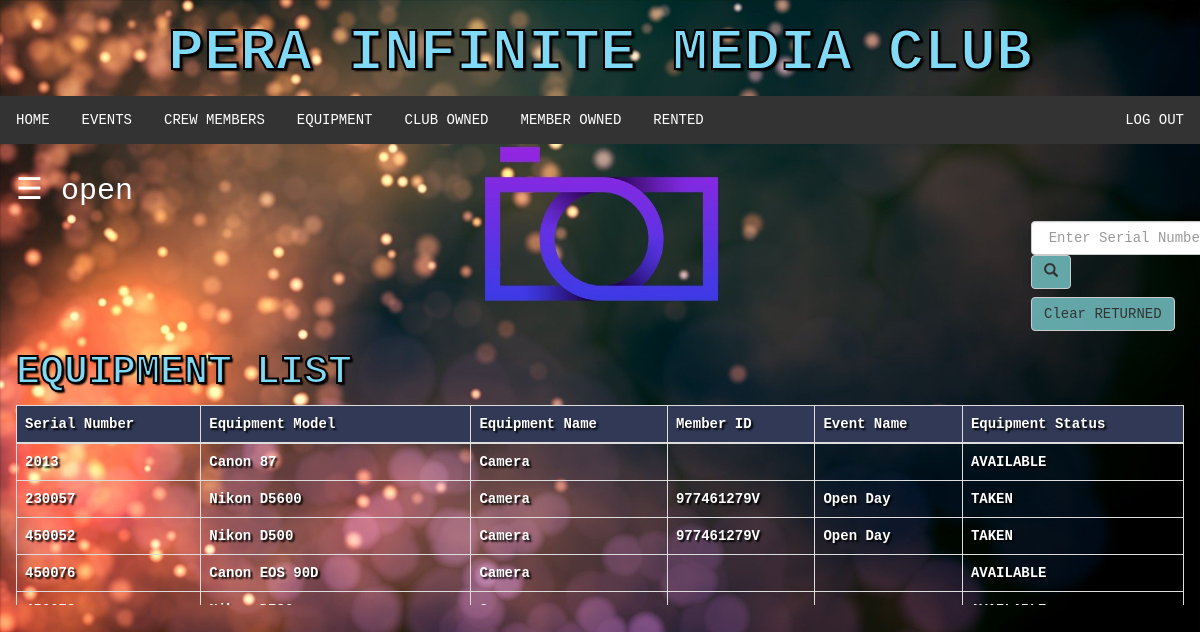
Page /equipment.php (signed in) on the committed database.
### tables this page shows
CREATE TABLE `equipment` (
  `Serial Number` int(11) NOT NULL,
  `Equipment Model` varchar(45) NOT NULL,
  `Equipment Name` varchar(45) NOT NULL,
  `Member ID` varchar(10) DEFAULT NULL,
  `Event Name` varchar(60) DEFAULT NULL,
  `Equipment Status` varchar(10) NOT NULL DEFAULT 'AVAILABLE'
);

### equipment.php (the view, shortened to what this page needs)
<?php
	include "naviBar.php";
?>
<!DOCTYPE html>
<html>
<head>
</head>
<body>
	<div id="main">
	  <span style="font-size:30px;cursor:pointer; color: white;" onclick="openNav()">&#9776; open</span>
	<div class="srch">
		<form class="navbar-form" method="post" name="form1">
				<input class="form-control" type="text" name="search" placeholder="Enter Serial Number" required="">
				<button style="background-color: #6db6b9e6;" type="submit" name="submit" class="btn btn-default">
					<span class="glyphicon glyphicon-search"></span>
				</button>
		</form>
		<form class="navbar-form" method="post" name="form1">
				<button style="background-color: #6db6b9e6;" type="submit" name="submit1" class="btn btn-default">Clear RETURNED
				</button>
		</form>
	</div>
	<h2>Equipment List</h2>
	<?php
		if(isset($_POST['submit']))
		{
			$q=mysqli_query($db,"SELECT * from `equipment` where `Serial Number` = '$_POST[search]' ");
			if(mysqli_num_rows($q)==0)
			{
				echo "Sorry! No equipment found. Try searching again.";
			}
			else
			{
				echo "<div class = 'table-wrapper-scroll-y my-custom-scrollbar'>";
				echo "<table class = 'table table-bordered table-fixed'>";
				echo "<thead>";
				echo "<tr style = 'background-color: #313957;'>";
				echo "<th>"; echo "Serial Number";	echo "</th>";
				echo "<th>"; echo "Equipment Model";  echo "</th>";
				echo "<th>"; echo "Equipment Name";  echo "</th>";
				echo "<th>"; echo "Member ID";  echo "</th>";
				echo "<th>"; echo "Event Name";  echo "</th>";
				echo "<th>"; echo "Equipment Status";  echo "</th>";
				echo "</tr>";
				echo "</thead>";
				echo "<tbody>";
			while($row=mysqli_fetch_assoc($q))
			{
				echo "<tr>";
				echo "<td>"; echo $row['Serial Number']; echo "</td>";
				echo "<td>"; echo $row['Equipment Model']; echo "</td>";
				echo "<td>"; echo $row['Equipment Name']; echo "</td>";
				echo "<td>"; echo $row['Member ID']; echo "</td>";
				echo "<td>"; echo $row['Event Name']; echo "</td>";
				echo "<td>"; echo $row['Equipment Status']; echo "</td>";
				echo "</tr>";
			}
			echo "</tbody>";
			echo "</table>";
			echo "</div>";
			}
		}
		else
		{
			$res = mysqli_query($db,"SELECT * FROM `equipment`;");
			echo "<div class = 'table-wrapper-scroll-y my-custom-scrollbar'>";
			echo "<table class = 'table table-bordered table-fixed'>";
			echo "<thead>";
			echo "<tr style = 'background-color: #313957;'>";
			echo "<th>"; echo "Serial Number";	echo "</th>";
			echo "<th>"; echo "Equipment Model";  echo "</th>";
			echo "<th>"; echo "Equipment Name";  echo "</th>";
			echo "<th>"; echo "Member ID";  echo "</th>";
			echo "<th>"; echo "Event Name";  echo "</th>";
			echo "<th>"; echo "Equipment Status";  echo "</th>";
			echo "</tr>";
			echo "</thead>";
			echo "<tbody>";
			while($row=mysqli_fetch_assoc($res))
				{
					echo "<tr>";
					echo "<td>"; echo $row['Serial Number']; echo "</td>";
					echo "<td>"; echo $row['Equipment Model']; echo "</td>";
					echo "<td>"; echo $row['Equipment Name']; echo "</td>";
					echo "<td>"; echo $row['Member ID']; echo "</td>";
					echo "<td>"; echo $row['Event Name']; echo "</td>";
					echo "<td>"; echo $row['Equipment Status']; echo "</td>";
					echo "</tr>";
				}
				echo "</tbody>";
			echo "</table>";
			echo "</div>";
		}
	?>
	</div>
</body>
</html>

### css/style.css (style rules this page uses)
html, body, div, span, object, iframe, h1, h2, h3, h4, h5, h6, p, blockquote, pre, abbr, address, cite, code, del, dfn, em, img, ins, kbd, q, samp, small, strong, sub, sup, var, b, i, dl, dt, dd, ol, ul, li, fieldset, form, label, legend, table, caption, tbody, tfoot, thead, tr, th, td, article, aside, canvas, details, figcaption, figure, footer, header, hgroup, menu, nav, section, summary, time, mark, audio, video { margin:0; padding:0; border:0; outline:0; font-size:100%; vertical-align:baseline; background:transparent; }
body { line-height:1; }
table { border-collapse:collapse; border-spacing:0; }
input, select { vertical-align:middle; }
.form-control { text-align: center; }
.srch { padding-left: 1000px; }
.table-fixed thead th { position: sticky; top: 0; background-color: #313957; }
.my-custom-scrollbar { position: relative; height: 200px; overflow: auto; }
.table-wrapper-scroll-y { display: block; }

### equipment.php (style rules this page uses)
.table-fixed thead th { position: sticky; top: 0; background-color: #313957; }
.my-custom-scrollbar { position: relative; height: 200px; overflow: auto; }
.table-wrapper-scroll-y { display: block; }
th { color: white; }
tr { color: white; font-weight: bold; text-shadow: 2px 2px 2px black; }
h2 { text-transform: uppercase; font-size: 40px; font-weight: bold; font-family: Courier, "Lucida Console", monospace; color: #81DAF5; -webkit-text-stroke: 2px black; text-shadow: 2px 2px 2px black; }
body { background-image: url("image/img2.jpg"); -webkit-background-size:cover; -moz-background-size:cover; -o-background-size:cover; background-size: cover; margin: 0; }
.srch { padding-left: 1000px; }
body { font-family: Courier, "Lucida Console", monospace; transition: background-color .5s; }
#main { transition: margin-left .5s; padding: 16px; }

### rows in the picture
equipment: Serial Number "2013", Equipment Model "Canon 87", Equipment Name "Camera", Equipment Status "AVAILABLE"
equipment: Serial Number "230057", Equipment Model "Nikon D5600", Equipment Name "Camera", Member ID "977461279V", Event Name "Open Day", Equipment Status "TAKEN"
equipment: Serial Number "450052", Equipment Model "Nikon D500", Equipment Name "Camera", Member ID "977461279V", Event Name "Open Day", Equipment Status "TAKEN"
equipment: Serial Number "450076", Equipment Model "Canon EOS 90D", Equipment Name "Camera", Equipment Status "AVAILABLE"
